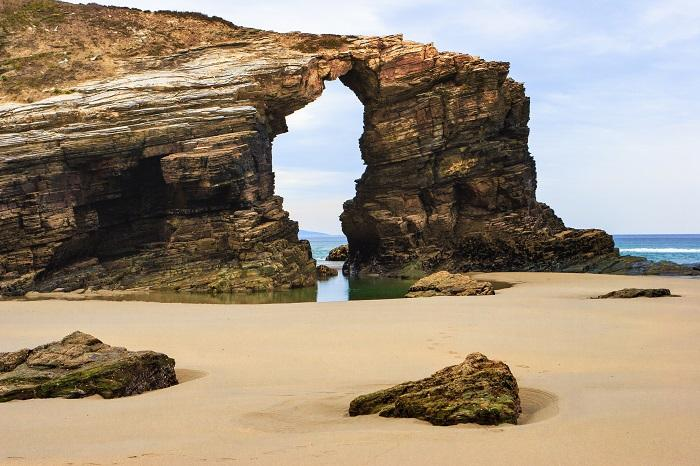
#> input picture 2.png, 700 x 466 px
$ jupyter execute conectividad.ipynb
#> lines starting #> are read from the running program, lines starting #| are printed output that depends on the picture; after the words box and inside, x2 and y2 are one past the last pixel; in counts of white or black regions, pixels touching at a corner belong together
REGIONES CONECTIVIDAD Y FRONTERAS

[cell 1]
import cv2
import numpy as np
import matplotlib.pyplot as plt

imagen = cv2.imread('2.png')
#> imagen is the input picture: shape (466, 700, 3); mean B, G, R 123.4, 142, 156.6
gray = cv2.cvtColor(imagen, cv2.COLOR_BGR2GRAY)
blur = cv2.GaussianBlur(gray, (7, 7), 8)
_,binarizado = cv2.threshold(blur, 0, 255, cv2.THRESH_BINARY_INV + cv2.THRESH_OTSU)
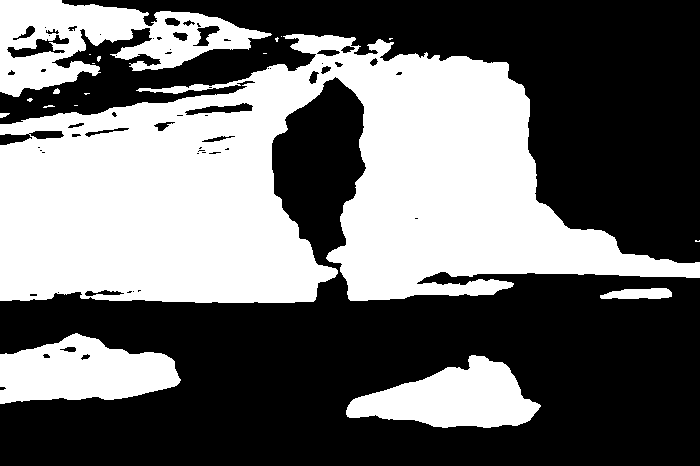
#> binarizado: shape (466, 700); 42.4% white; 19 white regions (11 under 20 px)
#Regiones
cant, region = cv2.connectedComponents(binarizado)
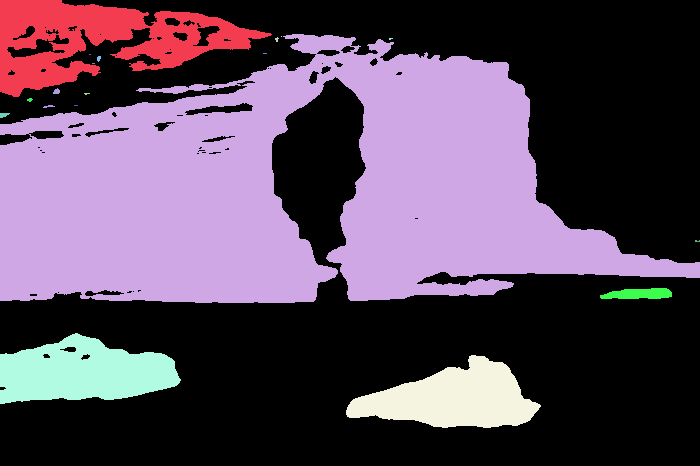
#> region: shape (466, 700) int32; 20 distinct labels, from 0 to 19; one colour per label, 0 black
#> cant = 20

colores = np.random.randint(0, 255, size=(cant, 3), dtype=np.uint8)
#> colores = 20 rows, first 8: [172, 10, 127], [140, 47, 170], [196, 151, 117], [166, 22, 183], [192, 204, 33], [216, 67, 179], [78, 154, 251], [82, 162, 219]
colores[0] = 0, 0, 0
color_region = colores[region]

#Fronteras
contorno,_ = cv2.findContours(binarizado, cv2.RETR_EXTERNAL, cv2.CHAIN_APPROX_SIMPLE)
#> contorno = 19 contours, 12 with area under 20; largest, box (x1, y1, x2, y2) and area: (0, 34, 700, 303) 108224, (0, 0, 272, 97) 13100, (0, 333, 181, 404) 8651, (346, 355, 541, 428) 8100, (600, 288, 672, 299) 548, (0, 113, 10, 118) 23, (53, 88, 60, 94) 21
lineas = cv2.drawContours(np.zeros_like(gray), contorno,-1, 255, 2)
#> lineas: shape (466, 700); 5.2% white; 15 white regions (3 under 20 px), largest, box (x1, y1, x2, y2) and area: (0, 33, 700, 304) 9842, (0, 0, 273, 98) 3342, (345, 354, 542, 429) 1542

plt.figure(figsize=(10, 5))

plt.subplot(1, 3, 1)
plt.title('Imagen Original')
plt.imshow(cv2.cvtColor(imagen, cv2.COLOR_BGR2RGB))

plt.subplot(1, 3, 2)
plt.title('Regiones')
plt.imshow(color_region)

plt.subplot(1, 3, 3)
plt.title('Fronteras')
plt.imshow(lineas, cmap='gray')

plt.show()

DISTANCIAS

[cell 2]
import cv2
import numpy as np
import matplotlib.pyplot as plt

img = np.zeros((200,200),dtype=np.uint8)
img[50:150, 50:100] = 1
img[150:250, 50:150] = 1


def distancia (img_binarizada):
    invertir = 1-img_binarizada

    #euClidiana
    dist_eucli = cv2.distanceTransform(img_binarizada, cv2.DIST_L2, 3)

    #Cityblock
    dist_city = cv2.distanceTransform(img_binarizada, cv2.DIST_L1, 3)

    #CheassBoard
    dist_chess = cv2.distanceTransform(img_binarizada, cv2.DIST_C, 3)

    return dist_eucli, dist_city, dist_chess


eucli, city, chess = distancia(img)


def normalizar(dist):
    return cv2.normalize(dist, None,0, 255, cv2.NORM_MINMAX).astype(np.uint8)

norma_eucli = normalizar(eucli)
norma_city = normalizar(city)
norma_chess = normalizar(chess)

plt.figure(figsize=(10, 5))

plt.subplot(1, 4, 1)
plt.title('Imagen Original')
plt.imshow(img, cmap='gray')

plt.subplot(1, 4, 2)
plt.title('EuClidiana')
plt.imshow(norma_eucli, cmap='jet')

plt.subplot(1, 4, 3)
plt.title('Cityblock')
plt.imshow(norma_city, cmap='jet')

plt.subplot(1, 4, 4)
plt.title('CheassBoard')
plt.imshow(norma_chess, cmap='jet')


plt.show()

[cell 3]
import cv2
import numpy as np
import matplotlib.pyplot as plt
from skimage import measure

def contar(imagen):
    gray = cv2.cvtColor(imagen, cv2.COLOR_BGRA2GRAY)
    _, binarizar = cv2.threshold(gray, 127, 255, cv2.THRESH_BINARY)
#> binarizar: shape (466, 700); 60.3% white; 487 black regions (461 under 20 px), largest, box (x1, y1, x2, y2) and area: (0, 37, 700, 304) 101275, (0, 0, 363, 101) 10723, (0, 331, 179, 403) 7496
    etiquetar = measure.label(binarizar, connectivity=2)  # 2 = 4 vecinos y 1 = 8 vecinos
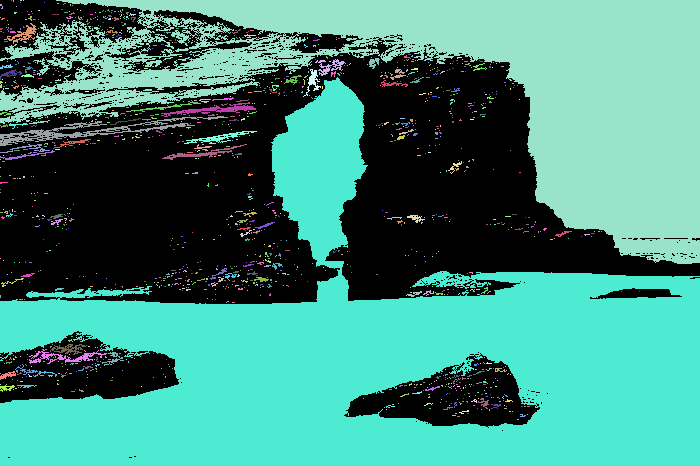
#> etiquetar: shape (466, 700) int64; 1273 distinct labels, from 0 to 1272; one colour per label, 0 black
    num = np.max(etiquetar)
#> num = 1272

    return num

imagen = cv2.imread('2.png')
contarr = contar(imagen)
#> contarr = 1272

plt.imshow(cv2.cvtColor(imagen, cv2.COLOR_BGR2RGB))
plt.title(f'Cantidad de Objetos: {contarr}')

plt.show()

[cell 4]
import cv2
import numpy as np
import matplotlib.pyplot as plt
from skimage import measure

imagen = cv2.imread('2.png')

gray = cv2.cvtColor(imagen, cv2.COLOR_BGR2GRAY)
blur = cv2.GaussianBlur(gray, (7, 7), 8)
_, binarizado = cv2.threshold(blur, 0, 255, cv2.THRESH_BINARY_INV + cv2.THRESH_OTSU)

cant, region = cv2.connectedComponents(binarizado)

colores = np.random.randint(0, 255, size=(cant, 3), dtype=np.uint8)
#> colores = 20 rows, first 8: [216, 189, 132], [14, 88, 154], [178, 246, 140], [205, 204, 69], [58, 57, 41], [98, 193, 66], [72, 122, 230], [125, 174, 202]
colores[0] = 0, 0, 0
color_region = colores[region]

contorno, _ = cv2.findContours(binarizado, cv2.RETR_EXTERNAL, cv2.CHAIN_APPROX_SIMPLE)
lineas = cv2.drawContours(np.zeros_like(gray), contorno, -1, 255, 2)

def contar(imagen):
    if len(imagen.shape) == 3:  # Si es una imagen en color
        imagen = cv2.cvtColor(imagen, cv2.COLOR_BGR2GRAY)
    _, binarizar = cv2.threshold(imagen, 0, 255, cv2.THRESH_BINARY + cv2.THRESH_OTSU)
    etiquetas = measure.label(binarizar, connectivity=2)
#> etiquetas: shape (466, 700) int64; 20 distinct labels, from 0 to 19
    num = np.max(etiquetas)
#> num = 19
    return num

contarr = contar(binarizado)
#> contarr = 19
contarr1 = contar(color_region)
#> in contar (call 2), `_, binarizar = cv2.threshold(imagen, 0, 255, cv2.THRESH_BINARY + cv2.T..`: binarizar: shape (466, 700); 33.2% white; 11 white regions (8 under 20 px)
#> in contar (call 2), `etiquetas = measure.label(binarizar, connectivity=2)`:
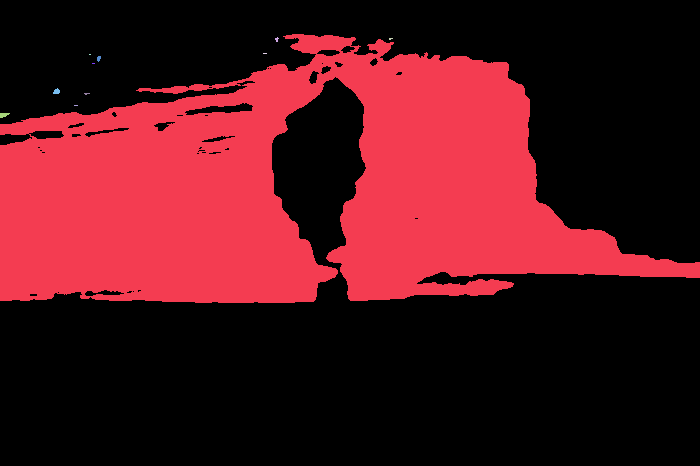
#> etiquetas: shape (466, 700) int64; 12 distinct labels, from 0 to 11; one colour per label, 0 black
#> in contar (call 2), `num = np.max(etiquetas)`: num = 11
#> contarr1 = 11
conttarr2 = contar(lineas)
#> in contar (call 3), `etiquetas = measure.label(binarizar, connectivity=2)`:
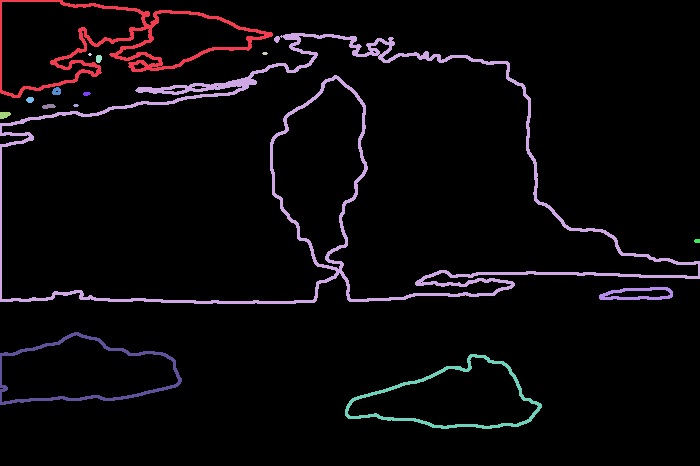
#> etiquetas: shape (466, 700) int64; 16 distinct labels, from 0 to 15; one colour per label, 0 black
#> in contar (call 3), `num = np.max(etiquetas)`: num = 15
#> conttarr2 = 15

plt.figure(figsize=(15, 5))

plt.subplot(1, 3, 1)
plt.title(f'Original - Objetos: {contarr}')
plt.imshow(cv2.cvtColor(imagen, cv2.COLOR_BGR2RGB))
plt.axis('off')

plt.subplot(1, 3, 2)
plt.title(f'Coloreado - Objetos: {contarr1}')
plt.imshow(color_region)
plt.axis('off')

plt.subplot(1, 3, 3)
plt.title(f'Contornos - Objetos: {conttarr2}')
plt.imshow(lineas, cmap='gray')
plt.axis('off')

plt.tight_layout()
plt.show()

[cell 5]
import cv2
import numpy as np
import matplotlib.pyplot as plt
from skimage import measure

imagen = cv2.imread('2.png')
gray = cv2.cvtColor(imagen, cv2.COLOR_BGR2GRAY)
blur = cv2.GaussianBlur(gray, (7, 7), 8)
_, binarizado = cv2.threshold(blur, 0, 255, cv2.THRESH_BINARY_INV + cv2.THRESH_OTSU)

#Regiones
cant, region = cv2.connectedComponents(binarizado)

colores = np.random.randint(0, 255, size=(cant, 3), dtype=np.uint8)
#> colores = 20 rows, first 8: [9, 27, 78], [22, 148, 151], [238, 165, 115], [8, 45, 5], [208, 19, 69], [94, 243, 146], [38, 213, 197], [30, 8, 245]
colores[0] = 0, 0, 0
color_region = colores[region]

#Fronteras
contorno, _ = cv2.findContours(binarizado, cv2.RETR_EXTERNAL, cv2.CHAIN_APPROX_SIMPLE)
lineas = cv2.drawContours(np.zeros_like(gray), contorno, -1, 255, 2)

def contar(imagen):
    _, binarizar = cv2.threshold(gray, 127, 255, cv2.THRESH_BINARY)
    etiquetas = measure.label(binarizar, connectivity=2)
    num = np.max(etiquetas)
#> num = 1272

    return num


contarr = contar(imagen)
#> contarr = 1272
contarr1 = contar(color_region)
#> contarr1 = 1272
conttarr2 = contar(lineas)
#> conttarr2 = 1272

plt.figure(figsize=(15, 5))

plt.subplot(1, 3, 1)
plt.title(f'Original - Objetos: {contarr}')
plt.imshow(cv2.cvtColor(imagen, cv2.COLOR_BGR2RGB))
plt.axis('off')

plt.subplot(1, 3, 2)
plt.title(f'Coloreado - Objetos: {contarr1}')
plt.imshow(color_region)
plt.axis('off')

plt.subplot(1, 3, 3)
plt.title(f'Contornos - Objetos: {conttarr2}')
plt.imshow(lineas, cmap='gray')
plt.axis('off')

plt.tight_layout()
plt.show()

ETIQUETADO

[cell 6]
import cv2
import numpy as np
import matplotlib.pyplot as plt
from skimage import measure

def etiquetar(img):
    # Umbralizado binario
    _, imgBin = cv2.threshold(img, 127, 255, cv2.THRESH_BINARY)
    # Encontrar contornos externos
    contornos, _ = cv2.findContours(imgBin, cv2.RETR_EXTERNAL, cv2.CHAIN_APPROX_SIMPLE)
#> contornos = 1058 contours, 1030 with area under 20; largest, box (x1, y1, x2, y2) and area: (0, 77, 700, 466) 124336, (0, 0, 700, 264) 75508, (0, 116, 228, 146) 1058, (161, 102, 256, 117) 296, (29, 349, 107, 364) 206
    img_etiquetada = np.zeros_like(img, dtype=np.uint8)
    for i, contorno in enumerate(contornos):
        cv2.drawContours(img_etiquetada, [contorno], -1, (i+1), -1)
#> this loop made 1058 passes
#> contorno on passes 1, 2, 4: [[71, 391], [74, 391]], [[22, 391]], [[75, 389]]
    return img_etiquetada

img = cv2.imread('2.png', 0)

imagen_etiquetada = etiquetar(img)

plt.figure(figsize=(15, 5))

plt.subplot(2, 4, 1)
plt.title('Imagen Original (colores)')
plt.imshow(img, cmap='jet')
plt.axis('off')

plt.subplot(2, 4, 2)
plt.title('Imagen Etiquetada (colores)')
plt.imshow(imagen_etiquetada, cmap='jet')
plt.axis('off')

plt.subplot(2, 4, 3)
plt.title('Imagen Original (grises)')
plt.imshow(img, cmap='gray')
plt.axis('off')

plt.subplot(2, 4, 4)
plt.title('Imagen Etiquetada (grises)')
plt.imshow(imagen_etiquetada, cmap='gray')
plt.axis('off')

plt.tight_layout()
plt.show()

[cell 7]
import cv2
import numpy as np
import matplotlib.pyplot as plt
from skimage import measure

img_gray = cv2.imread('2.png',0)
# Umbralizado binario
_, imgBin = cv2.threshold(img, 127, 255, cv2.THRESH_BINARY)
img_eti = measure.label(imgBin,connectivity=1) #Ocho vecinos
#> img_eti: shape (466, 700) int64; 1933 distinct labels, from 0 to 1932

plt.figure(figsize=(15, 5))

plt.subplot(2, 4, 1)
plt.title('Imagen Original (colores)')
plt.imshow(img_gray, cmap='jet')
plt.axis('off')

plt.subplot(2, 4, 2)
plt.title('Imagen Etiquetada (colores)')
plt.imshow(img_eti, cmap='jet')
plt.axis('off')

plt.subplot(2, 4, 3)
plt.title('Imagen Original (grises)')
plt.imshow(img_gray, cmap='gray')
plt.axis('off')

plt.subplot(2, 4, 4)
plt.title('Imagen Etiquetada (grises)')
plt.imshow(img_eti, cmap='gray')
plt.axis('off')

plt.tight_layout()
plt.show()

[cell 8]
import cv2
import numpy as np
import matplotlib.pyplot as plt
from skimage import measure

def contar(img):
    img_gray = cv2.cvtColor(img, cv2.COLOR_BGR2GRAY)
    _, binaria = cv2.threshold(img_gray, 127, 255, cv2.THRESH_BINARY_INV)
    borde,_ = cv2.findContours(binaria, cv2.RETR_EXTERNAL, cv2.CHAIN_APPROX_SIMPLE)
    cont = len(borde)
    return cont, binaria


imagen = cv2.imread('C1.png')
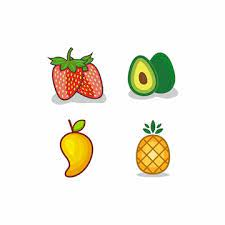
#> input picture C1.png, 225 x 225 px
#> imagen is the input picture: shape (225, 225, 3); mean B, G, R 228.3, 239.3, 242.3
img_cont, bin = contar(imagen)
#> in contar, `_, binaria = cv2.threshold(img_gray, 127, 255, cv2.THRESH_BINARY_INV)`:
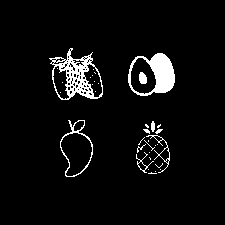
#> binaria: shape (225, 225); 5.1% white; 35 white regions (25 under 20 px)
#> in contar, `borde,_ = cv2.findContours(binaria, cv2.RETR_EXTERNAL, cv2.CHAIN_APPRO..`: borde = 23 contours, 17 with area under 20; largest, box (x1, y1, x2, y2) and area: (49, 48, 103, 100) 1770, (128, 53, 175, 96) 1528, (60, 120, 93, 177) 1144, (146, 135, 170, 173) 136, (136, 152, 154, 173) 54, (151, 121, 155, 132) 24
#> in contar, `cont = len(borde)`: cont = 23
#> img_cont = 23

plt.figure(figsize=(15, 5))

plt.subplot(1, 2, 1)
plt.title(f'Imagen Original: {img_cont}')
plt.imshow(cv2.cvtColor(imagen, cv2.COLOR_BGR2RGB))
plt.axis('off')

plt.subplot(1, 2, 2)
plt.title(f'Elementos Conteo: {img_cont} ')
plt.imshow(bin, cmap='gray')
plt.axis('off')

plt.tight_layout()
plt.show()
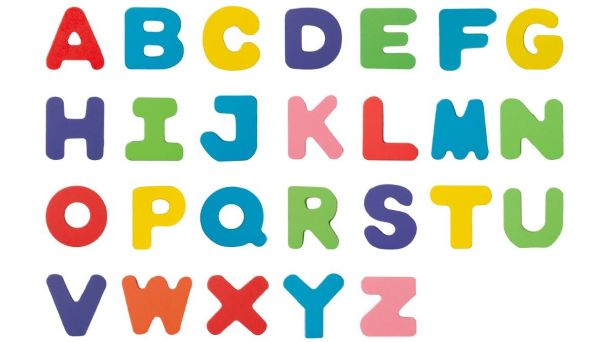
#> input picture C5.png, 608 x 342 px
#> further down, imagen is the input picture: shape (342, 608, 3); mean B, G, R 208.3, 218.8, 216.8

[cell 9]
import cv2
import numpy as np
import matplotlib.pyplot as plt
from skimage import measure


def contar2(img):
    img_gray = cv2.cvtColor(img, cv2.COLOR_BGR2GRAY)
#> img_gray: shape (342, 608)
    _,binarizada = cv2.threshold(img_gray, 127, 255, cv2.THRESH_BINARY_INV)
#> binarizada: shape (342, 608); 15.3% white; 67 white regions (53 under 20 px), largest, box (x1, y1, x2, y2) and area: (125, 8, 183, 69) 2803, (432, 99, 488, 160) 2632, (201, 187, 266, 247) 2584
    contorno = measure.label(binarizada, connectivity=2)
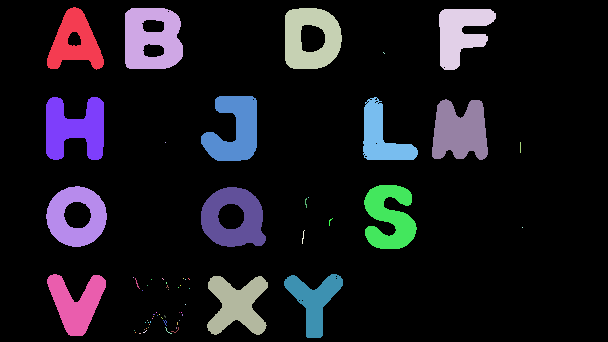
#> contorno: shape (342, 608) int64; 68 distinct labels, from 0 to 67; one colour per label, 0 black
    cont = np.max(contorno)
#> cont = 67
    return cont, binarizada

imagen = cv2.imread('C5.png')
contado, bin = contar2(imagen)
#> contado = 67

plt.figure(figsize=(15, 5))

plt.subplot(1, 2, 1)
plt.title(f'Imagen Original: {contado}')
plt.imshow(cv2.cvtColor(imagen, cv2.COLOR_BGR2RGB))
plt.axis('off')

plt.subplot(1, 2, 2)
plt.title(f'Elementos Conteo: {contado} ')
plt.imshow(bin, cmap='gray')
plt.axis('off')

plt.tight_layout()
plt.show()
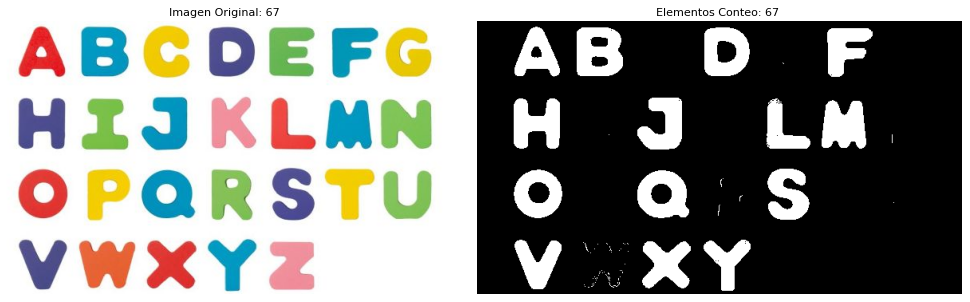
#> figure drawn by matplotlib, 2 panels
